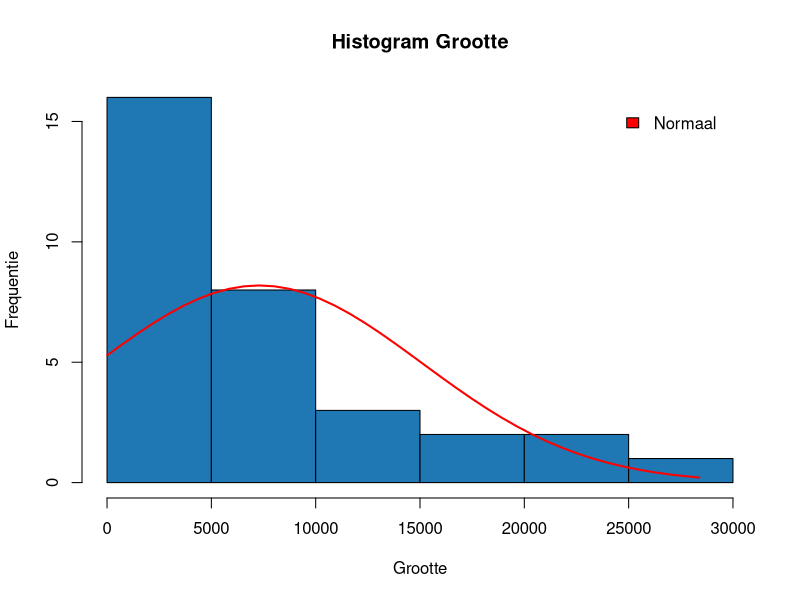
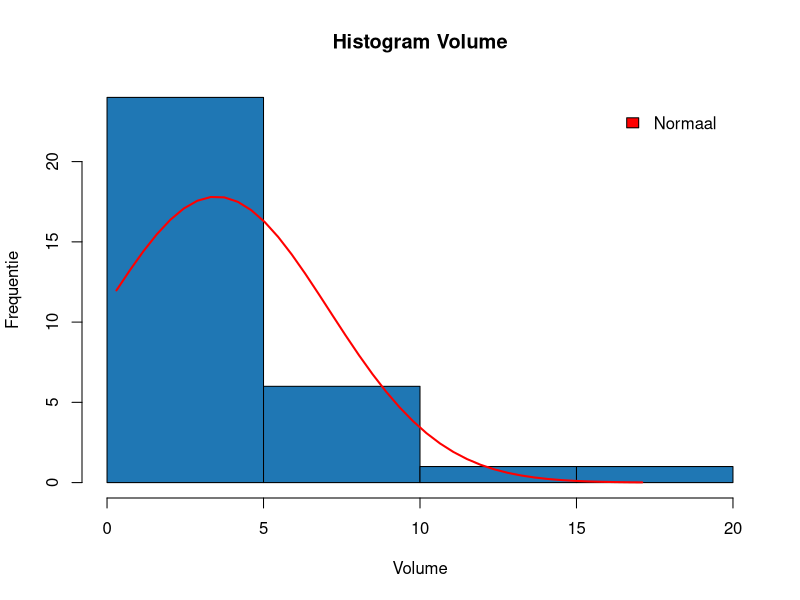
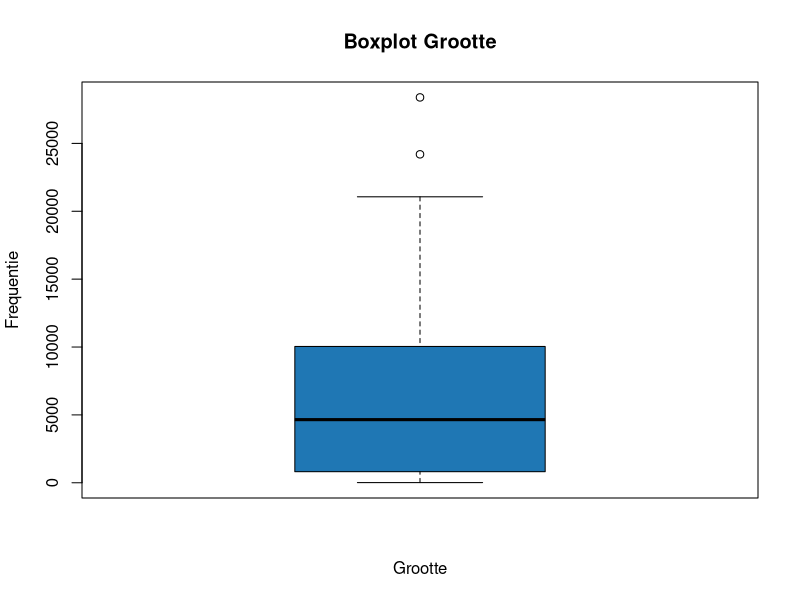
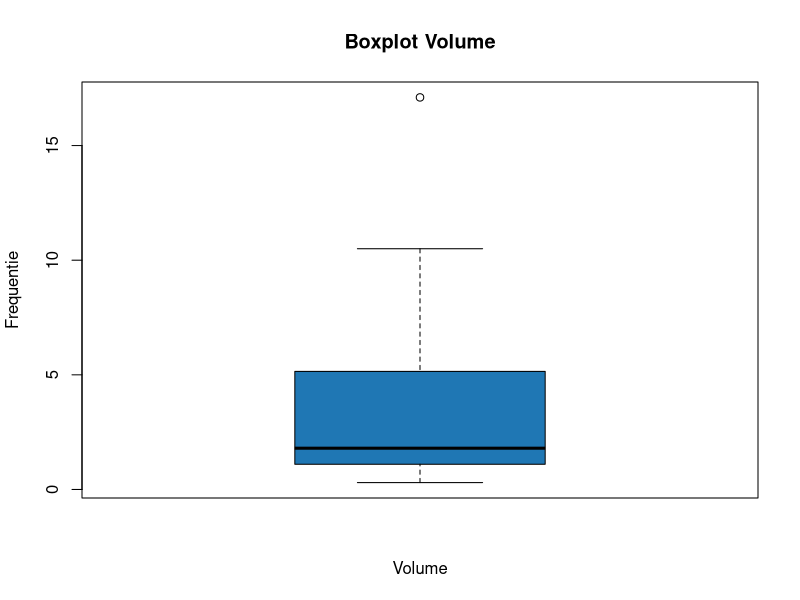
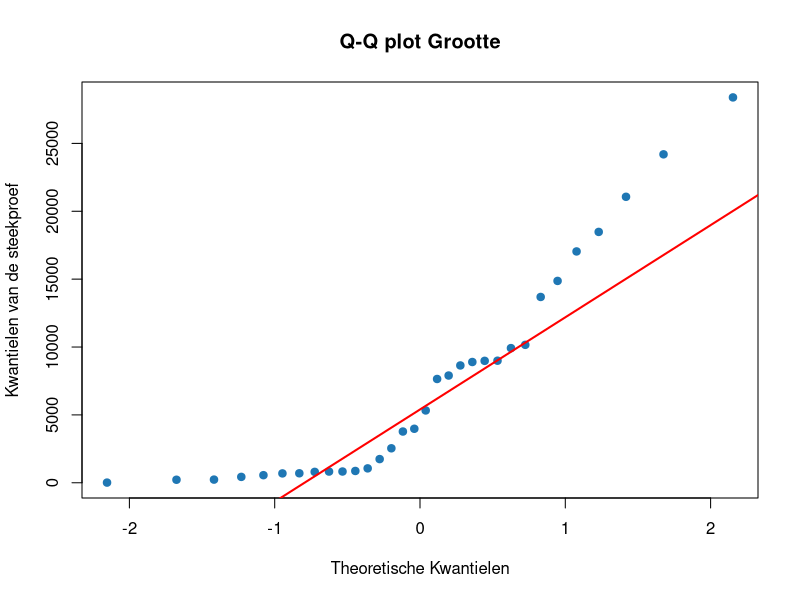
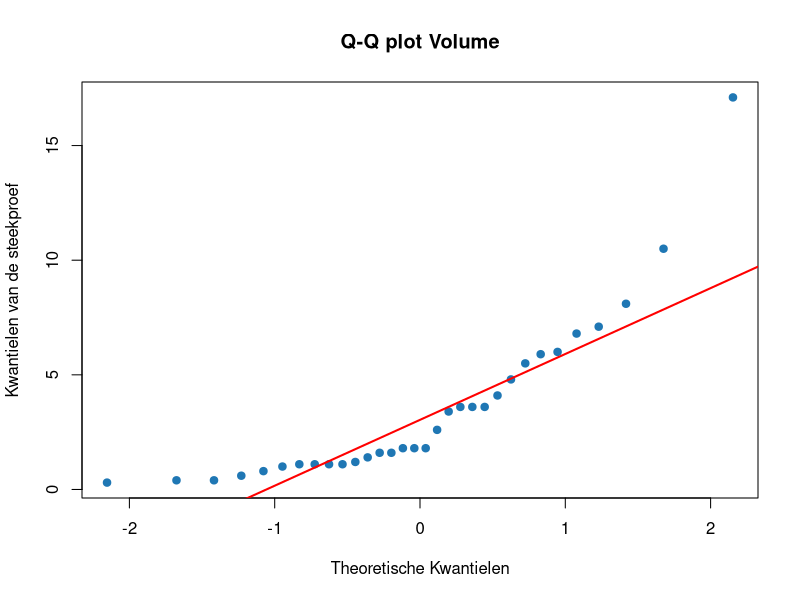

Reproduce these figures in R, in order.
# constants
folder_path <- "vragen/vraag1/images/"
color_blue <- "#1f77b4"
siq_level <- 0.05

# Read the CSV file into a data frame 'eik'
eik <- read.csv("eik.csv", sep = ";", dec = ",")

# Use column 'boom' as the row names
rownames(eik) <- eik$boom

# Remove rows to  last 3 numbers of student number: 20215256 -> 256
i <- 2
j <- 5
k <- 6

# del: k + 1, j + 1, i + 1, jk + 1, ij + 1, ik + 1, ijk + 1, and i + j + k + 1
# One entry is not possible to remove: ijk + 1 = 61, due to index out of bounds
rows_to_remove <- c(
    k + 1, j + 1, i + 1, j * k + 1,
    i * j + 1, i * k + 1, i + j + k + 1
)
eik <- eik[-rows_to_remove, ]


# Plot histogram for the column 'Grootte'
h_grootte <- hist(eik$Grootte,
    main = "Histogram Grootte", xlab = "Grootte", ylab = "Frequentie",
    col = color_blue
)
xfit_grootte <- seq(min(eik$Grootte), max(eik$Grootte), length = 40)
yfit_grootte <- dnorm(xfit_grootte,
    mean = mean(eik$Grootte),
    sd = sd(eik$Grootte)
)
yfit_grootte <- yfit_grootte * diff(h_grootte$mids[1:2]) * length(eik$Grootte)
lines(xfit_grootte, yfit_grootte, col = "red", lwd = 2)

# Legende with name of the distribution
legend("topright",
    inset = 0.05, legend = c("Normaal"),
    fill = "red", bty = "n"
)

# Save the plot
dev.copy(png, paste(folder_path, "hist_norm_grootte.png", sep = ""))
dev.off()

# Plot histogram for the column 'Volume'
h_volume <- hist(eik$Volume,
    main = "Histogram Volume",
    xlab = "Volume", ylab = "Frequentie",
    col = color_blue
)
xfit_volume <- seq(min(eik$Volume), max(eik$Volume), length = 40)
yfit_volume <- dnorm(xfit_volume,
    mean = mean(eik$Volume),
    sd = sd(eik$Volume)
)
yfit_volume <- yfit_volume * diff(h_volume$mids[1:2]) * length(eik$Volume)
lines(xfit_volume, yfit_volume, col = "red", lwd = 2)

# Legende with name of the distribution
legend("topright",
    inset = 0.05, legend = c("Normaal"),
    fill = "red", bty = "n"
)

# Save the plot
dev.copy(png, paste(folder_path, "hist_norm_volume.png", sep = ""))
dev.off()

# Boxplot for the column 'Grootte'
boxplot(eik$Grootte,
    main = "Boxplot Grootte", xlab = "Grootte", ylab = "Frequentie",
    col = color_blue
)
# print all 5 boxplot information it holds 
info_grootte <- boxplot.stats(eik$Grootte)
print(paste("Min: ", info_grootte$stats[1]))
print(paste("Q1: ", info_grootte$stats[2]))
print(paste("Median: ", info_grootte$stats[3]))
print(paste("Q3: ", info_grootte$stats[4]))
print(paste("Max: ", info_grootte$stats[5]))


# Save the plot
dev.copy(png, paste(folder_path, "box_grootte.png", sep = ""))
dev.off()

# Boxplot for the column 'Volume'
boxplot(eik$Volume,
    main = "Boxplot Volume", xlab = "Volume", ylab = "Frequentie",
    col = color_blue
)

# Save the plot
dev.copy(png, paste(folder_path, "box_volume.png", sep = ""))
dev.off()

# QQ plot for the column 'Grootte'
qqnorm(eik$Grootte,
    main = "Q-Q plot Grootte", xlab = "Theoretische Kwantielen",
    ylab = "Kwantielen van de steekproef", col = color_blue, pch = 19
)
qqline(eik$Grootte, col = "red", lwd = 2)

# Save the plot
dev.copy(png, paste(folder_path, "qq_grootte.png", sep = ""))
dev.off()

# QQ plot for the column 'Volume'
qqnorm(eik$Volume,
    main = "Q-Q plot Volume", xlab = "Theoretische Kwantielen",
    ylab = "Kwantielen van de steekproef", col = color_blue, pch = 19
)
qqline(eik$Volume, col = "red", lwd = 2)

# Save the plot
dev.copy(png, paste(folder_path, "qq_volume.png", sep = ""))
dev.off()

library(e1071)
# Calculate skewness and kurtosis for both 'Grootte' and 'Volume'
skewness_grootte <- skewness(eik$Grootte)
skewness_volume <- skewness(eik$Volume)
kurtosis_grootte <- kurtosis(eik$Grootte)
kurtosis_volume <- kurtosis(eik$Volume)

# if skewness is between -0.5 and 0.5, the distribution is approximately symmetric
# if skewness is between -1 and -0.5 or between 0.5 and 1, the distribution is moderately skewed
# if skewness is less than -1 or greater than 1, the distribution is highly skewed
# if skewness is 0, the distribution is perfectly symmetric
result_skewness_grootte <- ifelse(
    skewness_grootte > -0.5 & skewness_grootte < 0.5,
    "approximately symmetric",
    ifelse(
        skewness_grootte > -1 & skewness_grootte < -0.5 |
            skewness_grootte > 0.5 & skewness_grootte < 1,
        "moderately skewed",
        ifelse(
            skewness_grootte < -1 | skewness_grootte > 1,
            "highly skewed",
            "perfectly symmetric"
        )
    )
)
result_skewness_volume <- ifelse(
    skewness_volume > -0.5 & skewness_volume < 0.5,
    "approximately symmetric",
    ifelse(
        skewness_volume > -1 & skewness_volume < -0.5 |
            skewness_volume > 0.5 & skewness_volume < 1,
        "moderately skewed",
        ifelse(
            skewness_volume < -1 | skewness_volume > 1,
            "highly skewed",
            "perfectly symmetric"
        )
    )
)

# if kurtosis is between -1 and 1, the distribution is mesokurtic, which means that the distribution has a normal shape
# if kurtosis is less than -1, the distribution is platykurtic, which means that the distribution is flatter than a normal distribution
# if kurtosis is greater than 1, the distribution is leptokurtic, which means that the distribution is more peaked than a normal distribution
result_kurtosis_grootte <- ifelse(
    kurtosis_grootte > -1 & kurtosis_grootte < 1,
    "mesokurtic",
    ifelse(
        kurtosis_grootte < -1,
        "platykurtic",
        "leptokurtic"
    )
)
result_kurtosis_volume <- ifelse(
    kurtosis_volume > -1 & kurtosis_volume < 1,
    "mesokurtic",
    ifelse(
        kurtosis_volume < -1,
        "platykurtic",
        "leptokurtic"
    )
)

# print the results e.g. print('Skewness Grootte: ' + str(skewness_grootte) + ' (' + result_skew_grootte + ')')
print(paste("Skewness Grootte:", skewness_grootte, "(", result_skewness_grootte, ")", sep = " "))
print(paste("Kurtosis Grootte:", kurtosis_grootte, "(", result_kurtosis_grootte, ")", sep = " "))
print(paste("Skewness Volume:", skewness_volume, "(", result_skewness_volume, ")", sep = " "))
print(paste("Kurtosis Volume:", kurtosis_volume, "(", result_kurtosis_volume, ")", sep = " "))

# Perform the Wilks-Shapiro test for normality on 'Grootte'
shap_grootte <- shapiro.test(eik$Grootte)
result_shape_grootte <- ifelse(
    shap_grootte$p.value < siq_level,
    "not normal",
    "normal"
)
print(paste("Shapiro-Wilk test Grootte:", shap_grootte$p.value, "(", result_shape_grootte, ")", sep = " "))
# Perform the Wilks-Shapiro test for normality on 'Volume'
shap_volume <- shapiro.test(eik$Volume)
result_shape_volume <- ifelse(
    shap_volume$p.value < siq_level,
    "not normal",
    "normal"
)
print(paste("Shapiro-Wilk test Volume:", shap_volume$p.value, "(", result_shape_volume, ")", sep = " "))

# Transform 'Grootte' by taking the fourth root
eik$Transformed_Grootte <- eik$Grootte^(1/4)

# Transform 'Volume' by taking the logarithm
eik$Transformed_Volume <- log(eik$Volume)

# Perform the skewness, kurtosis, and Shapiro-Wilk test for normality on 'Grootte'
skew_grootte <- skewness(eik$Transformed_Grootte)
kurt_grootte <- kurtosis(eik$Transformed_Grootte)
shapiro_grootte <- shapiro.test(eik$Transformed_Grootte)

# Perform the skewness, kurtosis, and Shapiro-Wilk test for normality on 'Volume'
skew_volume <- skewness(eik$Transformed_Volume)
kurt_volume <- kurtosis(eik$Transformed_Volume)
shapiro_volume <- shapiro.test(eik$Transformed_Volume)

# Print the results
cat("Skewness Grootte (trans):", skew_grootte, "\n")
cat("Kurtosis Grootte (trans):", kurt_grootte, "\n")
cat("Shapiro-Wilk Grootte (trans):", shapiro_grootte$p.value, "\n")

cat("Skewness Volume (trans):", skew_volume, "\n")
cat("Kurtosis Volume (trans):", kurt_volume, "\n")
cat("Shapiro-Wilk Volume (trans):", shapiro_volume$p.value, "\n")
